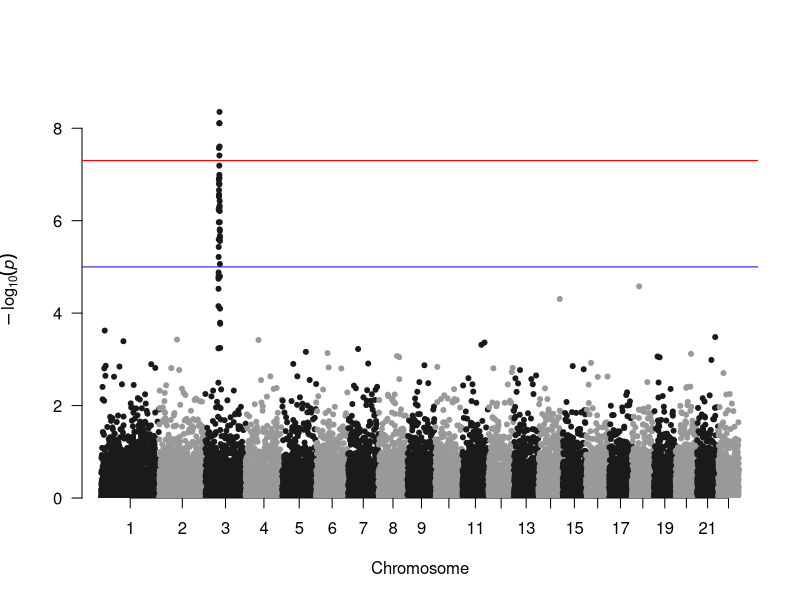
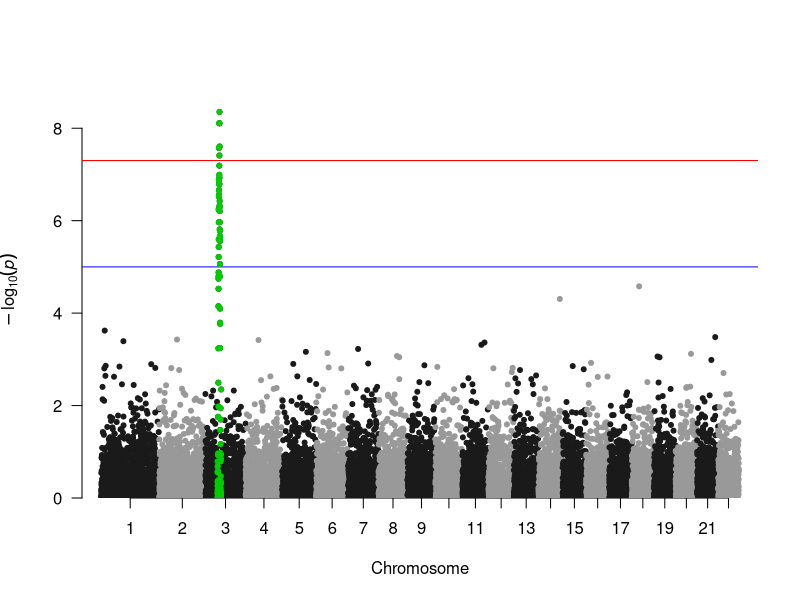
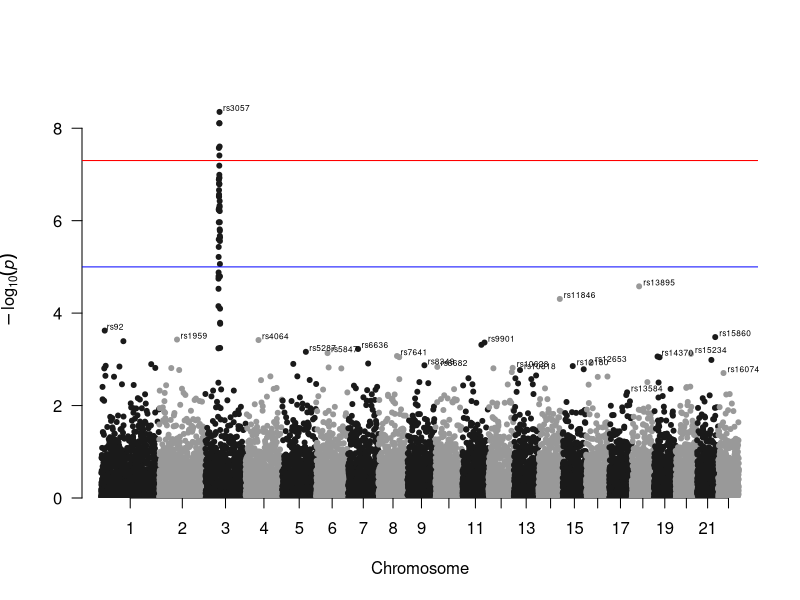

Here is the R script that generated these plots, in order: (Note: this script raises an error after producing the figures.)
# Quick start with the qqman library
install.packages("qqman")

# Load the library
library(qqman)

# Make the Manhattan plot on the gwasResults dataset- Requires 4 columns identified properly CHR, BP, SNP, P
manhattan(gwasResults, chr="CHR", bp="BP", snp="SNP", p="P")

# Highlight a group of SNP on the Manhattan plot- provide this with a list of SNPs of interest with the library
snpsOfInterest

# Highlight them on the plot
manhattan(gwasResults, highlight = snpsOfInterest)

# Annotate these SNPS on the plot
manhattan(gwasResults, annotatePval=0.01)

# Highlight SNPs Let’s suppose the you have a group of SNP that you want to highlight on the plot. This can be done following almost the same procedure. We just need to add them a flag in the dataframe, and use the flag for the color
# List of SNPs to highlight are in the snpsOfInterest object
# We will use ggrepel for the annotation
library(ggrepel)

# Prepare the dataset
don <- gwasResults %>% 
  
  # Compute chromosome size
  group_by(CHR) %>% 
  summarise(chr_len=max(BP)) %>% 
  
  # Calculate cumulative position of each chromosome
  mutate(tot=cumsum(chr_len)-chr_len) %>%
  select(-chr_len) %>%
  
  # Add this info to the initial dataset
  left_join(gwasResults, ., by=c("CHR"="CHR")) %>%
  
  # Add a cumulative position of each SNP
  arrange(CHR, BP) %>%
  mutate( BPcum=BP+tot) %>%
  
  # Add highlight and annotation information
  mutate( is_highlight=ifelse(SNP %in% snpsOfInterest, "yes", "no")) %>%
  mutate( is_annotate=ifelse(-log10(P)>4, "yes", "no")) 

# Prepare X axis
axisdf <- don %>% group_by(CHR) %>% summarize(center=( max(BPcum) + min(BPcum) ) / 2 )

# Make the plot
ggplot(don, aes(x=BPcum, y=-log10(P))) +
  
  # Show all points
  geom_point( aes(color=as.factor(CHR)), alpha=0.8, size=1.3) +
  scale_color_manual(values = rep(c("grey", "skyblue"), 22 )) +
  
  # custom X axis:
  scale_x_continuous( label = axisdf$CHR, breaks= axisdf$center ) +
  scale_y_continuous(expand = c(0, 0) ) +     # remove space between plot area and x axis
  
  # Add highlighted points
  geom_point(data=subset(don, is_highlight=="yes"), color="orange", size=2) +
  
  # Add label using ggrepel to avoid overlapping
  geom_label_repel( data=subset(don, is_annotate=="yes"), aes(label=SNP), size=2) +
  
  # Custom the theme:
  theme_bw() +
  theme( 
    legend.position="none",
    panel.border = element_blank(),
    panel.grid.major.x = element_blank(),
    panel.grid.minor.x = element_blank()
  )
